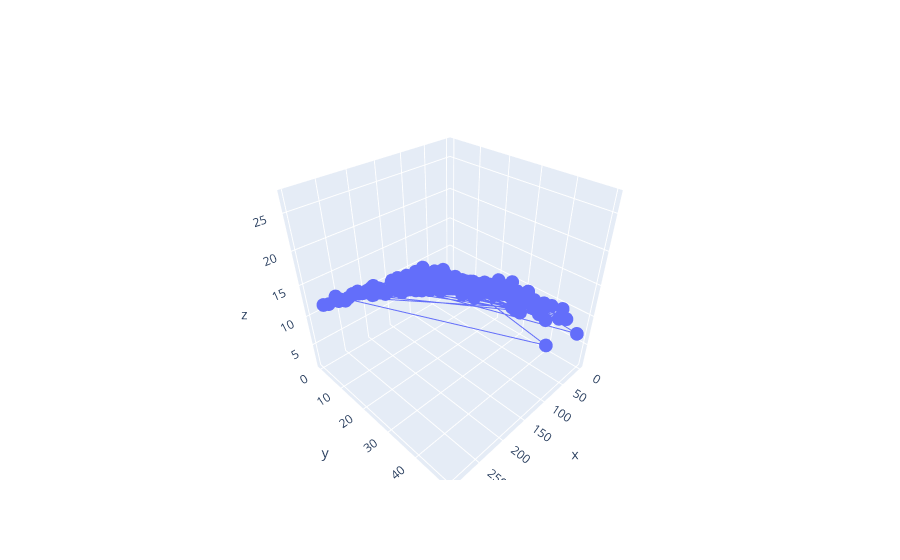

The cell this chart's notebook holds for it:
### Code cell
fig = go.Figure()
fig.add_trace(go.Scatter3d(x = df["TV"], y=df["radio"],z=df["sales"]))
fig.show()

### Figure 1 — Plotly figure (JSON) as saved in the notebook; plotly's stock layout.template omitted (floating-point values rounded to 4 significant figures; data arrays with more than 128 entries replaced by an {"elided": "..."} marker saying what was removed)
{"data": [{"type": "scatter3d", "x": {"elided": "200 float values"}, "y": {"elided": "200 float values"}, "z": {"elided": "200 float values"}}], "layout": {}}
